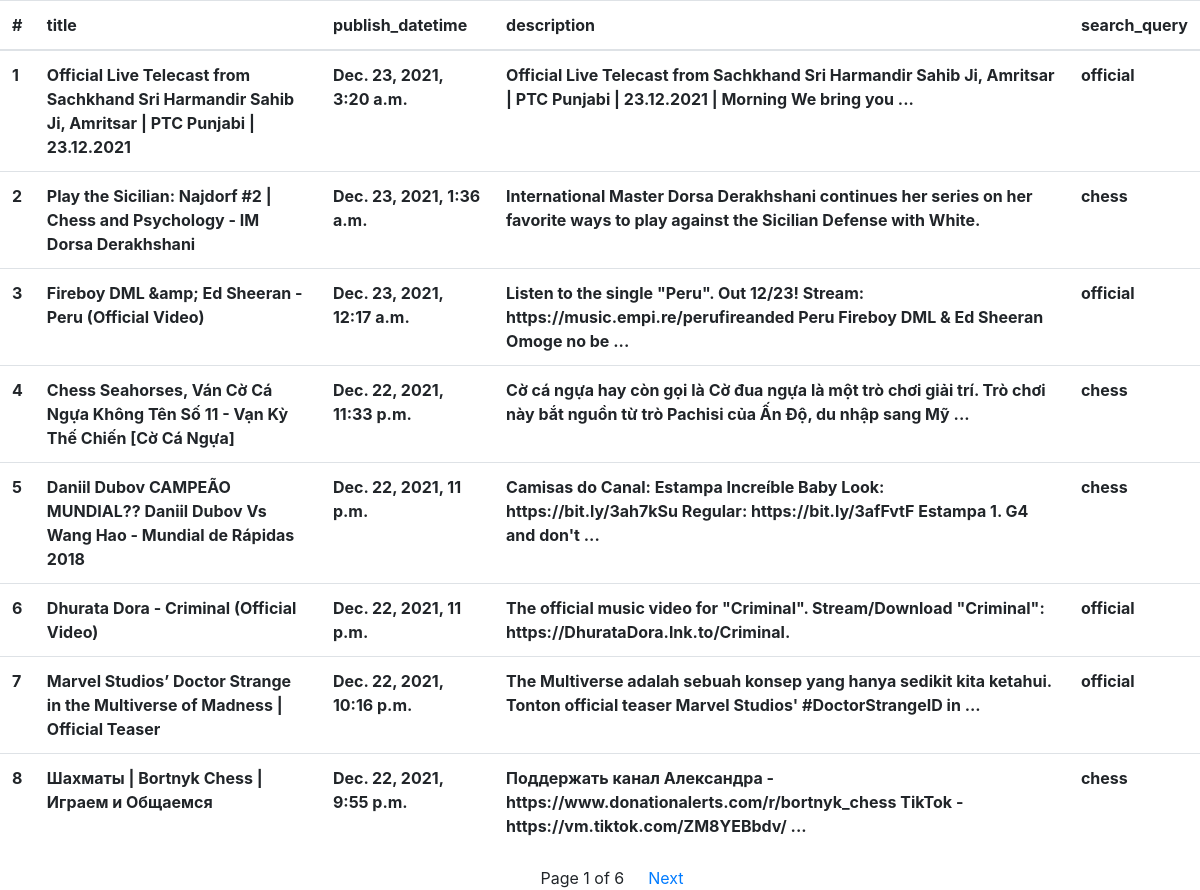
The page /fetchresults/ on the database as committed earlier.
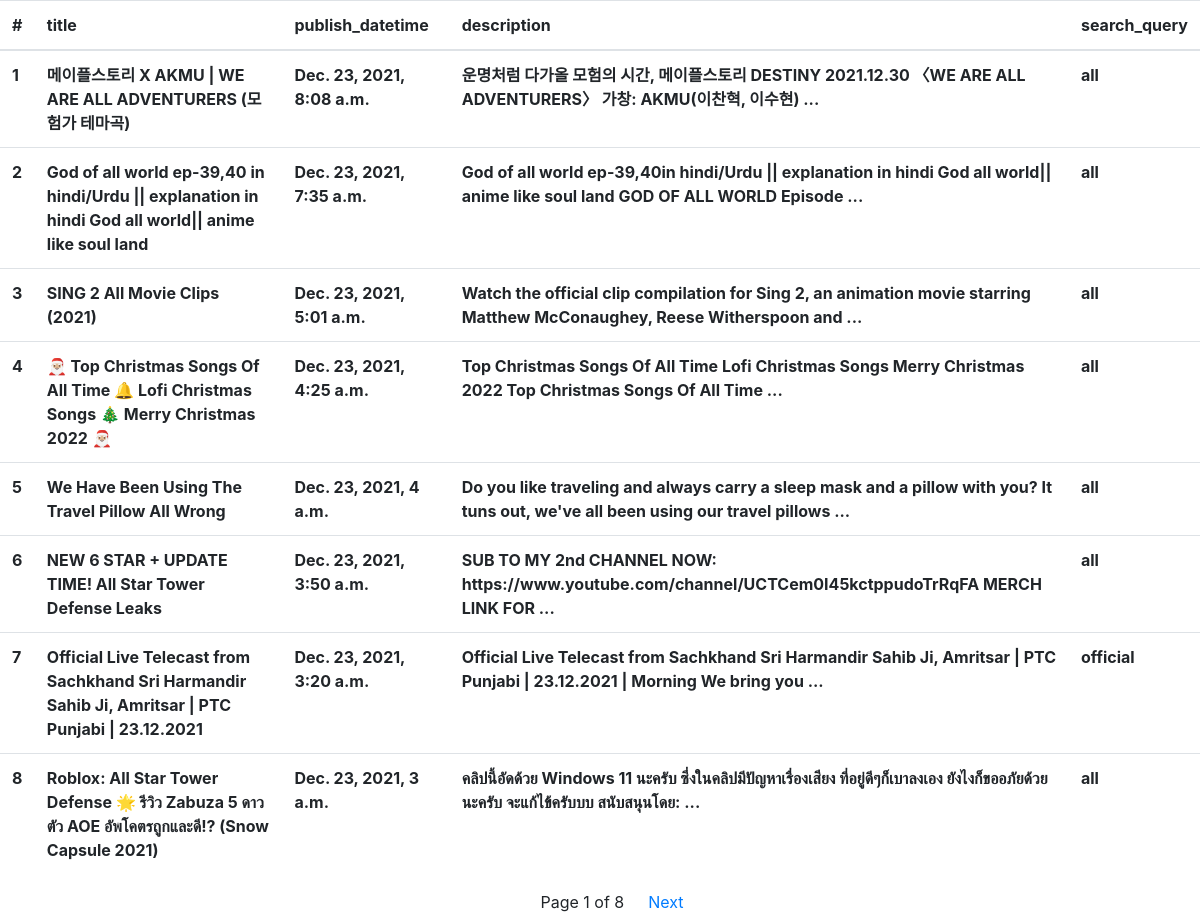
The same page on the database as committed later.
### ytsearch/models.py (models this page shows, shortened)
class SearchResults(models.Model):
    video_id = models.CharField(max_length=16, primary_key=True)
    title = models.CharField(max_length=255)
    description = models.TextField()
    search_query = models.CharField(max_length=120)
    publish_datetime = models.DateTimeField(null=True)
    thumbnail_url = models.JSONField(default=dict,null=True)

### ytsearch/views.py (the view)
# urls.py: path('fetchresults/', views.fetchstored, name='fetchstored'),
def fetchstored(request, query="", page=1):
    response = SearchResults.objects.order_by("-publish_datetime")
    print(query,page)
    if (query is None) or (query != "" and query!="_all"):
        response = response.filter(Q(title__icontains=query)|Q(search_query__icontains=query))
    else:
        query="_all"
    paginator = Paginator(response, 8)
    try:
        response = paginator.page(page)
    except PageNotAnInteger:
        response = paginator.page(1)
    except EmptyPage:
        response = paginator.page(paginator.num_pages)
    context = {"response":response, "query":query}
    return render(request, 'ytsearch/fetchresults.html', context)

### ytsearch/templates/ytsearch/fetchresults.html (shortened to what this page needs)
{% load static %}
<!DOCTYPE html>
<html lang="en">
  <head>
    <link
      href="https://stackpath.bootstrapcdn.com/bootstrap/4.3.1/css/bootstrap.min.css"
      rel="stylesheet"
    />
  </head>
  <body>
    <table class="table">
      <thead>
        <tr>
          <th scope="col">#</th>
          <th scope="col">title</th>
          <th scope="col">publish_datetime</th>
          <th scope="col">description</th>
          <th scope="col">search_query</th>
        </tr>
      </thead>
      <tbody>
        {%for current in response %}
        <tr>
          <th scope="col">{{forloop.counter}}</th>
          <th scope="col">{{current.title}}</th>
          <th scope="col">{{current.publish_datetime}}</th>
          <th scope="col">{{current.description}}</th>
          <th scope="col">{{current.search_query}}</th>
        </tr>
        {%endfor%}
      </tbody>
    </table>
    <div class="pagination justify-content-center">
      <span class="mx-4">
        Page {{ response.number }} of {{ response.paginator.num_pages }}
      </span>
      {% if response.has_next %}
      <a href='{% url "fetchstored" query response.next_page_number%}'>
        Next
      </a>
      {% endif %}
    </div>
  </body>
</html>

Rows that differ between the two databases and show on the page:
no longer on this page (row unchanged): SearchResults: title "Play the Sicilian: Najdorf #2 | Chess and Psychology - IM Dorsa Derakhshani", publish_datetime "Dec. 23, 2021, 1:36 a.m.", description "International Master Dorsa Derakhshani continues her series on her favorite ways to play against the Sicilian Defense with White.", search_query "chess"
no longer on this page (row unchanged): SearchResults: title "Fireboy DML &amp; Ed Sheeran - Peru (Official Video)", publish_datetime "Dec. 23, 2021, 12:17 a.m.", description "Listen to the single \"Peru\". Out 12/23! Stream: https://music.empi.re/perufireanded Peru Fireboy DML & Ed Sheeran Omoge no be ...", search_query "official"
no longer on this page (row unchanged): SearchResults: title "Chess Seahorses, Ván Cờ Cá Ngựa Không Tên Số 11 - Vạn Kỳ Thế Chiến [Cờ Cá Ngựa]", publish_datetime "Dec. 22, 2021, 11:33 p.m.", description "Cờ cá ngựa hay còn gọi là Cờ đua ngựa là một trò chơi giải trí. Trò chơi này bắt nguồn từ trò Pachisi của Ấn Độ, du nhập sang Mỹ ...", search_query "chess"
no longer on this page (row unchanged): SearchResults: title "Daniil Dubov CAMPEÃO MUNDIAL?? Daniil Dubov Vs Wang Hao - Mundial de Rápidas 2018", publish_datetime "Dec. 22, 2021, 11 p.m.", description "Camisas do Canal: Estampa Increíble Baby Look: https://bit.ly/3ah7kSu Regular: https://bit.ly/3afFvtF Estampa 1. G4 and don't ...", search_query "chess"
no longer on this page (row unchanged): SearchResults: title "Dhurata Dora - Criminal (Official Video)", publish_datetime "Dec. 22, 2021, 11 p.m.", description "The official music video for \"Criminal\". Stream/Download \"Criminal\": https://DhurataDora.lnk.to/Criminal.", search_query "official"
no longer on this page (row unchanged): SearchResults: title "Marvel Studios’ Doctor Strange in the Multiverse of Madness | Official Teaser", publish_datetime "Dec. 22, 2021, 10:16 p.m.", description "The Multiverse adalah sebuah konsep yang hanya sedikit kita ketahui. Tonton official teaser Marvel Studios' #DoctorStrangeID in ...", search_query "official"
no longer on this page (row unchanged): SearchResults: title "Шахматы | Bortnyk Chess | Играем и Общаемся", publish_datetime "Dec. 22, 2021, 9:55 p.m.", description "Поддержать канал Александра - https://www.donationalerts.com/r/bortnyk_chess TikTok - https://vm.tiktok.com/ZM8YEBbdv/ ...", search_query "chess"
added SearchResults: title "메이플스토리 X AKMU | WE ARE ALL ADVENTURERS (모험가 테마곡)", publish_datetime "Dec. 23, 2021, 8:08 a.m.", description "운명처럼 다가올 모험의 시간, 메이플스토리 DESTINY 2021.12.30 〈WE ARE ALL ADVENTURERS〉 가창: AKMU(이찬혁, 이수현) ...", search_query "all"
added SearchResults: title "God of all world ep-39,40 in hindi/Urdu || explanation in hindi God all world|| anime like soul land", publish_datetime "Dec. 23, 2021, 7:35 a.m.", description "God of all world ep-39,40in hindi/Urdu || explanation in hindi God all world|| anime like soul land GOD OF ALL WORLD Episode ...", search_query "all"
added SearchResults: title "SING 2 All Movie Clips (2021)", publish_datetime "Dec. 23, 2021, 5:01 a.m.", description "Watch the official clip compilation for Sing 2, an animation movie starring Matthew McConaughey, Reese Witherspoon and ...", search_query "all"
added SearchResults: title "🎅🏼 Top Christmas Songs Of All Time 🔔 Lofi Christmas Songs 🎄 Merry Christmas 2022 🎅🏼", publish_datetime "Dec. 23, 2021, 4:25 a.m.", description "Top Christmas Songs Of All Time Lofi Christmas Songs Merry Christmas 2022 Top Christmas Songs Of All Time ...", search_query "all"
added SearchResults: title "We Have Been Using The Travel Pillow All Wrong", publish_datetime "Dec. 23, 2021, 4 a.m.", description "Do you like traveling and always carry a sleep mask and a pillow with you? It tuns out, we've all been using our travel pillows ...", search_query "all"
added SearchResults: title "NEW 6 STAR + UPDATE TIME! All Star Tower Defense Leaks", publish_datetime "Dec. 23, 2021, 3:50 a.m.", description "SUB TO MY 2nd CHANNEL NOW: https://www.youtube.com/channel/UCTCem0I45kctppudoTrRqFA MERCH LINK FOR ...", search_query "all"
added SearchResults: title "Roblox: All Star Tower Defense 🌟 รีวิว Zabuza 5 ดาว ตัว AOE อัพโคตรถูกและดี!? (Snow Capsule 2021)", publish_datetime "Dec. 23, 2021, 3 a.m.", description "คลิปนี้อัดด้วย Windows 11 นะครับ ซึ่งในคลิปมีปัญหาเรื่องเสียง ที่อยู่ดีๆก็เบาลงเอง ยังไงก็ขออภัยด้วยนะครับ จะแก้ไข้ครับบบ สนับสนุนโดย: ...", search_query "all"
Other text that changed with them:
{{ response.paginator.num_pages }}: "6" → "8"
